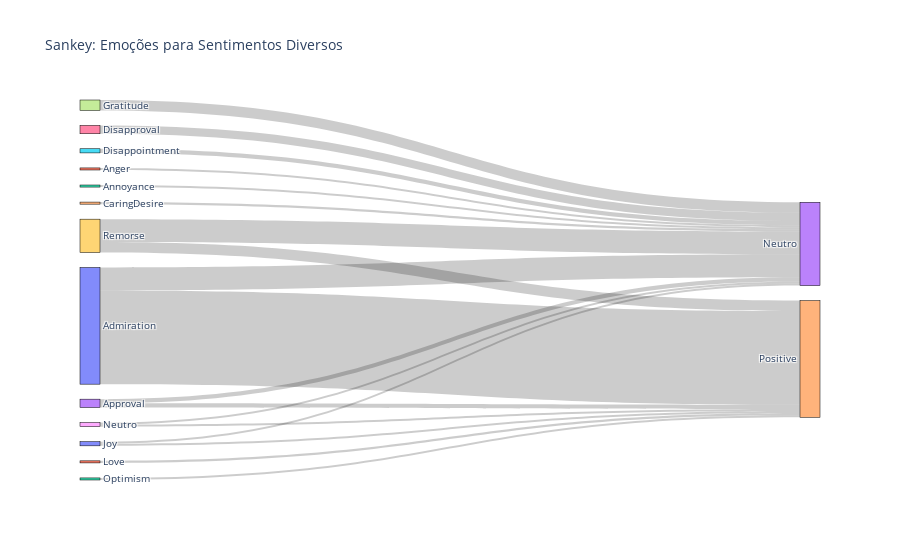

Notebook source saved alongside this figure:
### Markdown cell above
GRÁFICO HORRÍVELMENTE CHATO DE FAZER

### Code cell
import plotly.graph_objects as go

# Labels: nós do Sankey
labels = ['Admiration', 'Anger', 'Annoyance', 'Approval', 'Caring'
          'Desire', 'Disappointment', 'Disapproval', 'Gratitude', 'Neutro',
          'Remorse', 'Joy', 'Love', 'Optimism',
          'Neutro', 'Positive']

# Fonte (emoções) - índices
source = [0, 1, 2, 3, 4, 5, 6, 7, 8, 9, 10, # Destino para Neutro
          0, 3, 8, 10, 11, 9, 12]  # Destino para Positivo

# Destino (sentimentos) - índices
target = [13, 13, 13, 13, 13, 13, 13, 13, 13, 13, 13, # Destino para Neutro
          14, 14, 14, 14, 14, 14, 14]  # Destino para Positivo

# Valores dos fluxos
value = [11, 1, 1, 2, 1, 2, 4, 5, 1, 11, 1, # Destino para Neutro
         45, 2, 1, 1, 1, 5, 1] # Destino para Positivo

# Criar Sankey
fig = go.Figure(data=[go.Sankey(
    node=dict(
      pad=15,
      thickness=20,
      line=dict(color="black", width=0.5),
      label=labels
    ),
    link=dict(
      source=source,
      target=target,
      value=value
  ))])

fig.update_layout(title_text="Sankey: Emoções para Sentimentos Diversos", font_size=10)
fig.show()

### Figure 1 — Plotly figure (JSON) as saved in the notebook; plotly's stock layout.template omitted (floating-point values rounded to 4 significant figures)
{"data": [{"link": {"source": [0, 1, 2, 3, 4, 5, 6, 7, 8, 9, 10, 0, 3, 8, 10, 11, 9, 12], "target": [13, 13, 13, 13, 13, 13, 13, 13, 13, 13, 13, 14, 14, 14, 14, 14, 14, 14], "value": [11, 1, 1, 2, 1, 2, 4, 5, 1, 11, 1, 45, 2, 1, 1, 1, 5, 1]}, "node": {"label": ["Admiration", "Anger", "Annoyance", "Approval", "CaringDesire", "Disappointment", "Disapproval", "Gratitude", "Neutro", "Remorse", "Joy", "Love", "Optimism", "Neutro", "Positive"], "line": {"color": "black", "width": 0.5}, "pad": 15, "thickness": 20}, "type": "sankey"}], "layout": {"font": {"size": 10}, "title": {"text": "Sankey: Emoções para Sentimentos Diversos"}}}
